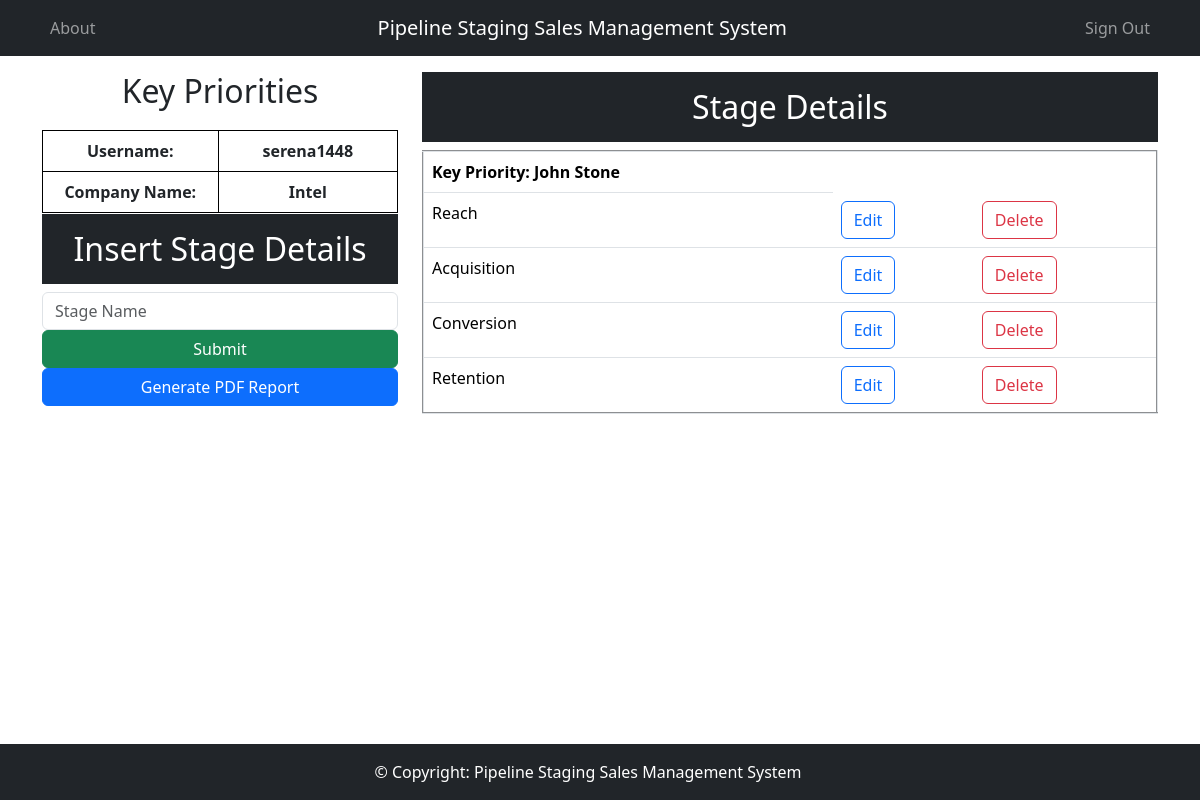
The app's page /SalesManagementSystemApp/KeyPriorities/CustService/serena1448/Intel/, older data.
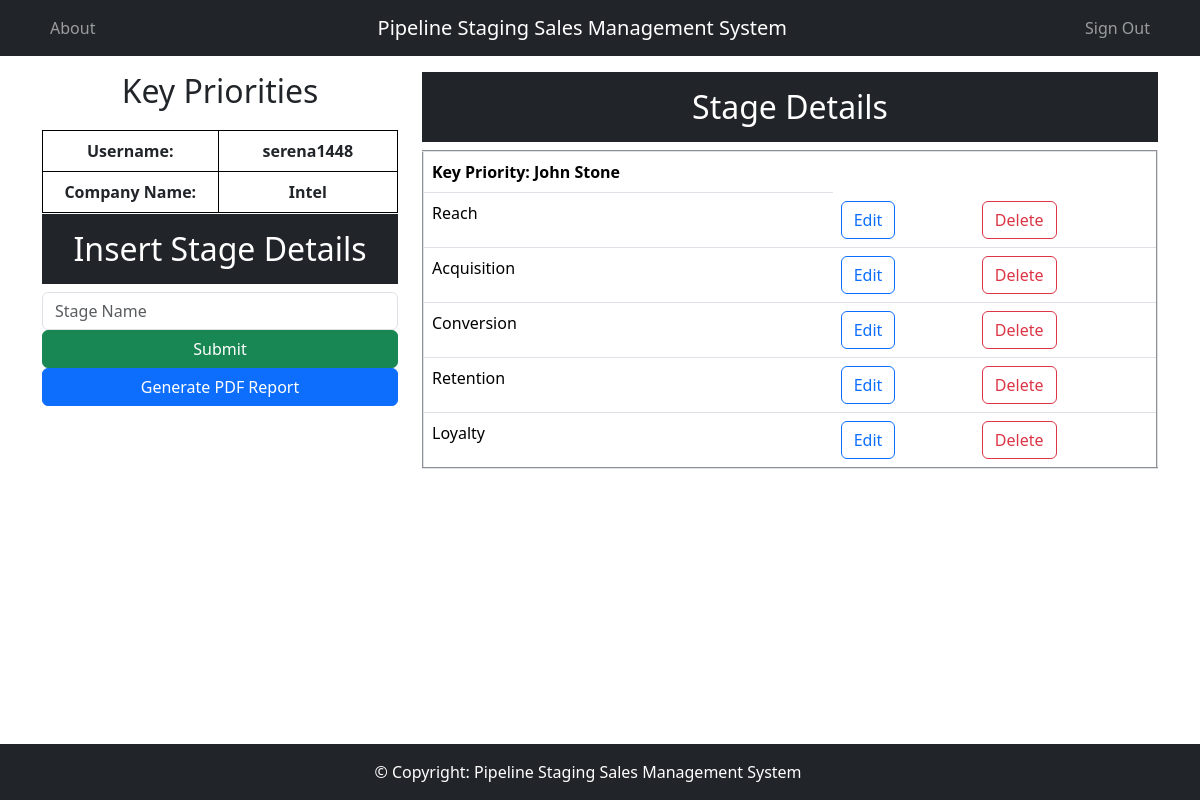
The same page, newer data.
### SalesManagementSystemApp/models.py (models this page shows, shortened)
class CustServiceStage(models.Model):
    custom_stage = models.CharField(max_length=150)

### SalesManagementSystemApp/views.py (the view)
# urls.py: path('SalesManagementSystemApp/KeyPriorities/CustService/<str:username>/<str:company_name>/', views.CustServiceMethod, name = 'CustService'),
def CustServiceMethod(request, username, company_name):
    data = CustServiceStage.objects.all()
    context = {'data': data, 'username': username, 'company_name': company_name}
    return render(request, "SalesManagementSystemApp/CustService.html", context)

### SalesManagementSystemApp/templates/SalesManagementSystemApp/CustService.html (shortened to what this page needs)
{% load static %}
<!DOCTYPE HTML>
<html lang="en">
<head>
    <link href="https://cdn.jsdelivr.net/npm/bootstrap@5.3.3/dist/css/bootstrap.min.css" rel="stylesheet">
    <link rel="stylesheet" href="{% static 'SalesManagementSystemApp/css/newcustservicestyles.css' %}">
</head>
<body>
<nav class="navbar navbar-expand-lg navbar-dark bg-dark">
    <div class="container">
        <div class="collapse navbar-collapse justify-content-flex-start">
            <ul class="navbar-nav">
                 <li class="nav-item">
                    <a class="nav-link"
                href="{%url 'SalesManagementSystemApp:About'%}">About</a>
                </li>
            </ul>
        </div>
        <nav class="navbar-brand">Pipeline Staging Sales Management System</nav>
         <div class="collapse navbar-collapse justify-content-end">
             <ul class="navbar-nav">
               <li class="nav-item">
                    <a class="nav-link"
                href="{%url 'SalesManagementSystemApp:SignOut'%}">Sign Out</a>
                </li>
                </ul>
        </div>
    </div>
  </nav>
{% block content %}
<div class="container mt-3">
    <div class="row">
        <div class="col-md-4">
            <div class="form-headingdetail">
                <h2>Key Priorities</h2>
            </div>
            <div class="tableusers">
                <table border="2">
                    <tbody>
                        <tr>
                            <td><b>Username:</b></td>
                            <td><b>{{ username }}</b></td>
                        </tr>
                        <tr>
                            <td><b>Company Name:</b></td>
                            <td><b>{{ company_name }}</b></td>
                        </tr>
                    </tbody>
                </table>
            </div>
        </div>
        <div class="col-md-8">
    <h2 class="text-center text-white bg-dark p-3">Stage Details</h2>
    <table class="table" border = "2">
        <thead>
            <tr>
                <th scope="col">Key Priority: John Stone</th>
            </tr>
        </thead>
        <tbody>
            {% for d in data %}
                <tr>
                    <td>{{ d.custom_stage }}</td>
                    <td><a type="button" href="{% url 'SalesManagementSystemApp:CustServiceTableUpdateStage' id=d.id username=username company_name=company_name  %}" class="btn btn-outline-primary">Edit</a></td>
                    <td><a type="button" href="{% url 'SalesManagementSystemApp:CustServiceTableDeleteStage' id=d.id username=username company_name=company_name  stage_name=d.custom_stage %}" class="btn btn-outline-danger">Delete</a></td>
                </tr>
            {% endfor %}
        </tbody>
    </table>
</div>
<div class="fixed-container">
    <div class="container mt-1">
        <div class="row">
            <div class="col-md-4">
                <h2 class="text-center text-white bg-dark p-3">Insert Stage Details</h2>
                <form action="{% url 'SalesManagementSystemApp:CustServiceTableInsertStage' username=username company_name=company_name %}" method="POST">
                    <div class="form-group">
                        <input type="text" class="form-control" placeholder="Stage Name" name="custom_stage">
                    </div>
                    <div class="d-grid gap-2">
                        <button class="btn btn-success" type="submit">Submit</button>
                    </div>
                </form>
                <div class="d-grid gap-2">
                    <a href="{% url 'SalesManagementSystemApp:CustServiceTableGenerate_PDF' username=username company_name=company_name %}" class="btn btn-primary">Generate PDF Report</a>
                </div>
            </div>
        </div>
    </div>
</div>
 {% endblock content %}
<footer class="bg-dark text-white text-center text-lg-start fixed-bottom">
  <div class="container-fluid p-3 row justify-content-center">
    <div class="row">
     <div class="text-center">
       © Copyright: Pipeline Staging Sales Management System
     </div>
    </div>
  </div>
</footer>
  </body>
</html>

Row changes from the older to the newer data that the page shows:
added CustServiceStage: custom_stage "Loyalty"
